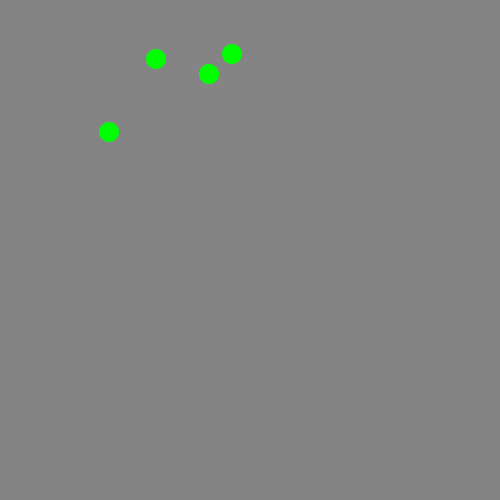
Frame 1 (no input)
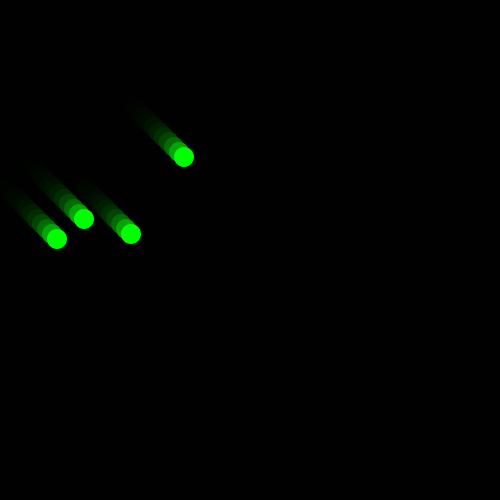
Frame 60 (the mouse pressed at the canvas centre just before this capture)
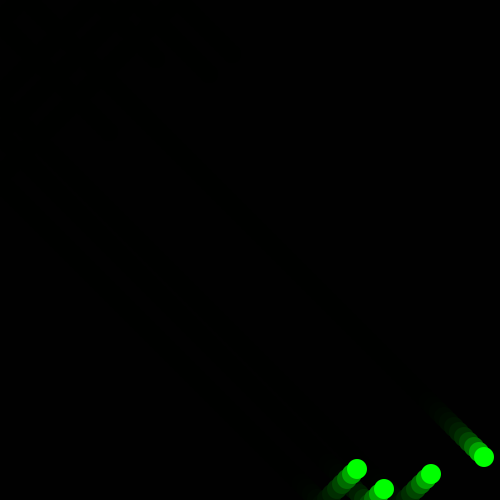
Frame 120 (the mouse held since frame 60 and released just before this capture)

The Processing sketch that drew these frames (run headless with seeded random() and noise(); from frame 60 on, the mouse is pressed at the canvas centre):

// Processing sketch: processing_82854
// ── processing_82854.pde

class Ball
{
  int x, y;
  boolean up, right;

  Ball()
  {
    x=int(random(250));
    y=int(random(250));
    up=true;
    right=false;
  }

  void move()
  {
    if (up==true)
    {
      y=y-5;
    }
    else y=y+5;
    if (right==true)
    {
      x=x+5;
    }
    else x=x-5;
  }

  void bounce()
  {
    if (x>=500)
    {
      right=false;
    }
    if (x<=0)
    {
      right=true;
    }
    if (y>=500)
    {
      up=true;
    }
    if (y<=0)
    {
      up=false;
    }
}
void show()
{
  fill(0, 255, 0);
  ellipse(x, y, 20, 20);
}
}

Ball pelota= new Ball();
Ball bjarg= new Ball();
Ball boing= new Ball();
Ball peter= new Ball();


void setup()
{
  size(500, 500);
  frameRate(60);
  noStroke();
}

void draw()
{
  fill(0, 0, 0, 90);
  rect(0, 0, 500, 500);
  pelota.move();
  pelota.bounce();
  pelota.show();

  bjarg.move();
  bjarg.bounce();
  bjarg.show();

  boing.move();
  boing.bounce();
  boing.show();

  peter.move();
  peter.bounce();
  peter.show();
}
